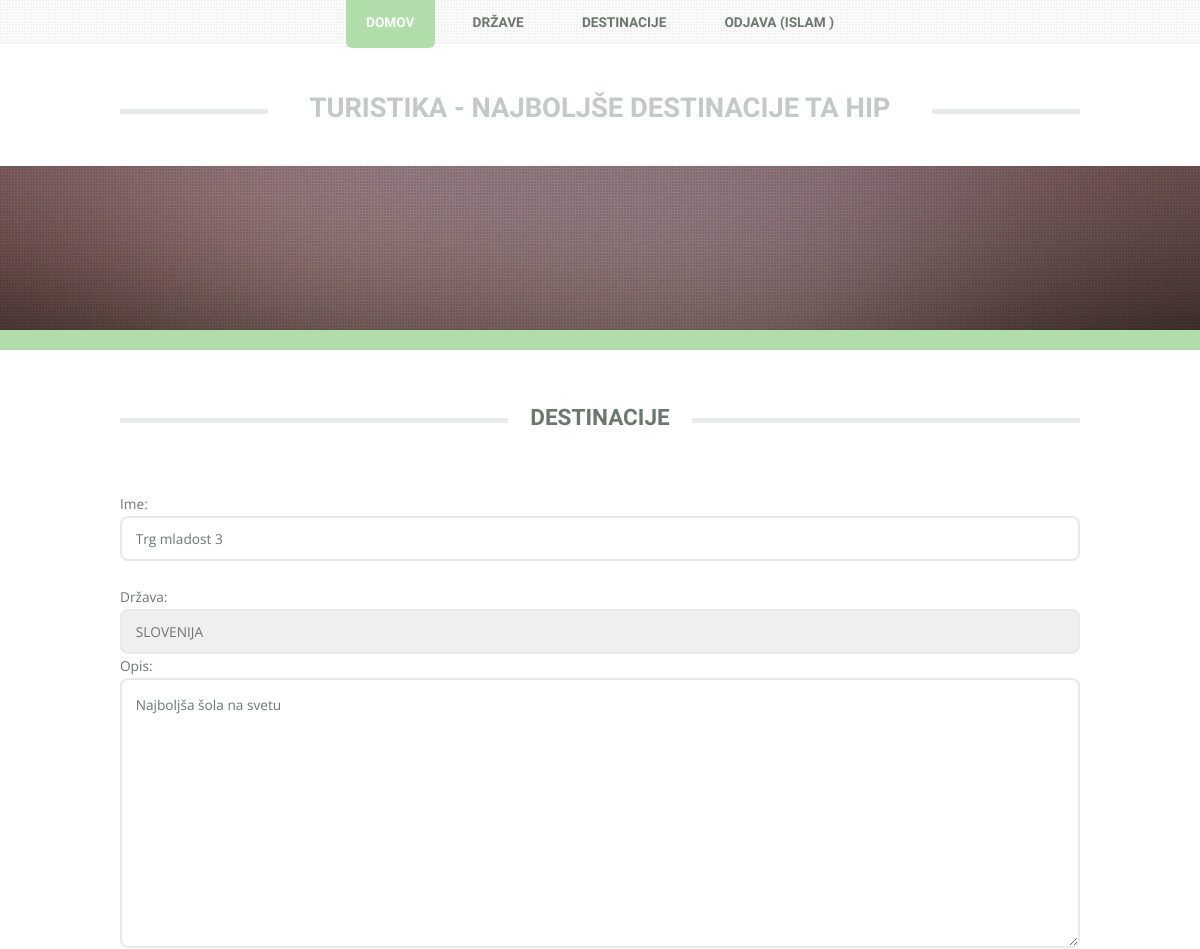
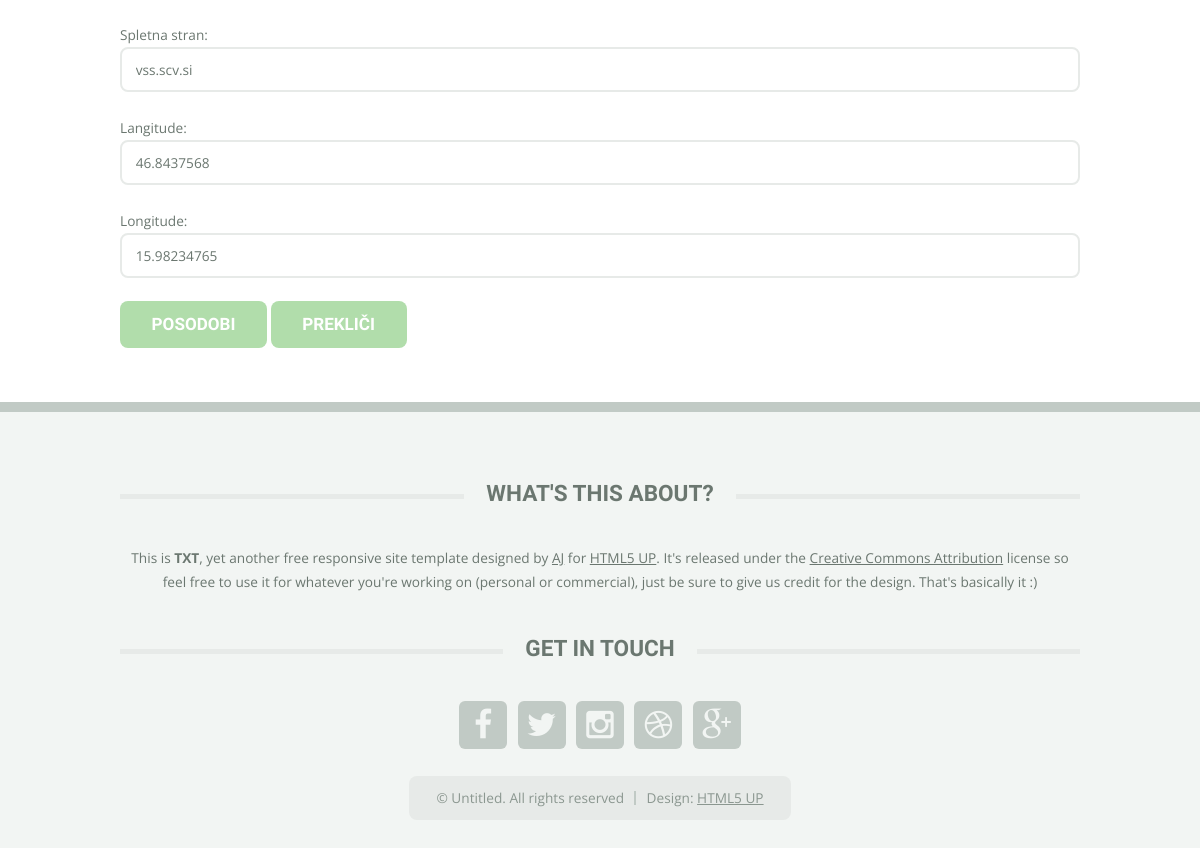
Screenshot of /destination_edit.php?id=1 (signed in) with the database file from the repository (2 pictures, top to bottom).
### tables this page shows
CREATE TABLE IF NOT EXISTS `destinations` (
`id` int(11) NOT NULL,
  `country_id` int(11) NOT NULL,
  `title` varchar(200) NOT NULL,
  `description` text,
  `www` varchar(200) DEFAULT NULL,
  `lat` varchar(100) DEFAULT NULL,
  `alt` varchar(100) DEFAULT NULL
);

### destination_edit.php (the view, shortened to what this page needs)
<?php
    include_once 'header.php';
    include_once 'database.php';
    $id = (int) $_GET['id'];
    $query = "SELECT * FROM destinations WHERE id = $id";
    $result = mysqli_query($link, $query);
    $destination = mysqli_fetch_array($result);
?>
<form action="destination_update.php" method="post">
    Ime: <input type="text" name="title" value="<?php echo $destination['title']; ?>" /><br />
    Država:
    <select name="country_id">
        <?php
            $query = "SELECT * FROM countries ORDER BY title";
            $result = mysqli_query($link, $query);
            while ($row = mysqli_fetch_array($result)) {
                if ($row['id'] == $destination['country_id']) {
                    echo '<option value="'.$row['id'].'" selected="selected">'.$row['title'].'</option>';
                }
                else {
                    echo '<option value="'.$row['id'].'">'.$row['title'].'</option>';
                }
            }
        ?>
    </select>
    Opis: <textarea name="description" cols="5" rows="10"><?php echo $destination['description']; ?></textarea><br />
    Spletna stran: <input type="text" name="www" value="<?php echo $destination['www']; ?>" /><br />
    Langitude: <input type="text" name="lat" value="<?php echo $destination['lat']; ?>" /><br />
    Longitude: <input type="text" name="alt" value="<?php echo $destination['alt']; ?>" /><br />
    <input type="submit" value="Posodobi" />
    <input type="reset" value="Prekliči" />
</form>
<?php
    include_once 'footer.php';
?>

### css/lightbox.css (style rules this page uses)
body:after { content: url(../img/close.png) url(../img/loading.gif) url(../img/prev.png) url(../img/next.png); display: none; }

### css/style.css (style rules this page uses)
body { background: #f2f5f3; }
body,input,textarea,select { font-family: 'Open Sans', sans-serif; font-weight: 400; color: #6b7770; font-size: 11.5pt; line-height: 2em; }
input[type="button"], input[type="submit"], input[type="reset"], .button { -webkit-appearance: none; display: inline-block; font-family: 'Open Sans Condensed', sans-serif; font-weight: 700; text-transform: uppercase; text-decoration: none; background: #b1ddab; color: #fff; border: 0; line-height: 1em; border-radius: 8px; outline: 0; cursor: pointer; -moz-transition: background-color .2s ease-in-out; -webkit-transition: background-color .2s ease-in-out; -o-transition: background-color .2s ease-in-out; -ms-transition: background-color .2s ease-in-out; transition: background-color .2s ease-in-out; }
form input[type="text"], form input[type="email"], form input[type="password"], form select, form textarea { -webkit-appearance: none; display: block; width: 100%; border-radius: 8px; border: solid 2px #E7EAE8; }
form input[type="text"], form input[type="email"], form input[type="password"], form select { line-height: 3em; padding: 0 1em; }
form textarea { min-height: 9em; padding: 1em; }

### css/style-desktop.css (style rules this page uses)
input[type="button"], input[type="submit"], input[type="reset"], .button { font-size: 1.25em; padding: 0.85em 1.85em; }

### css/style-1000px.css (style rules this page uses)
body { min-width: 960px; }
body,input,textarea,select { font-size: 10.25pt; line-height: 1.75em; }

### rows the page displays
destinations: title "Trg mladost 3", description "Najboljša šola na svetu", www "vss.scv.si", lat "46.8437568", alt "15.98234765"

### other values shown
$_SESSION['first_name'] "ISLAM"
form field country_id "SLOVENIJA"
